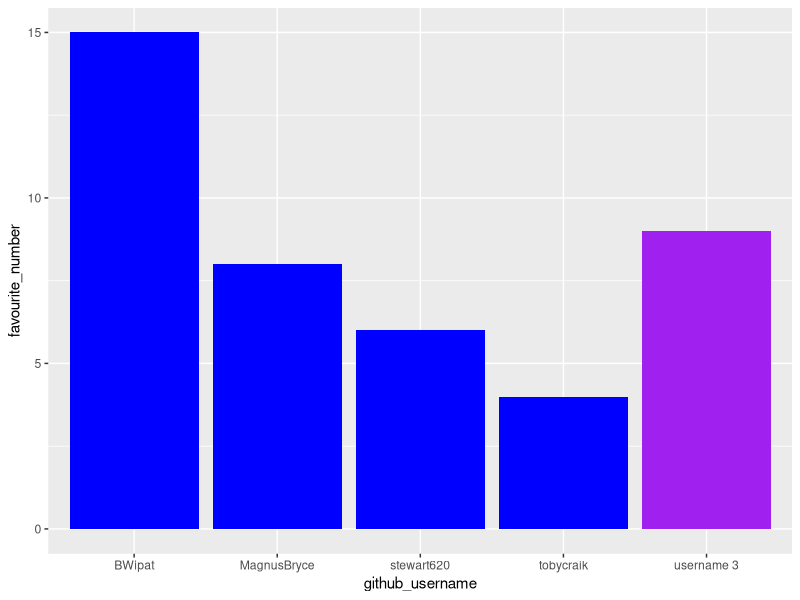
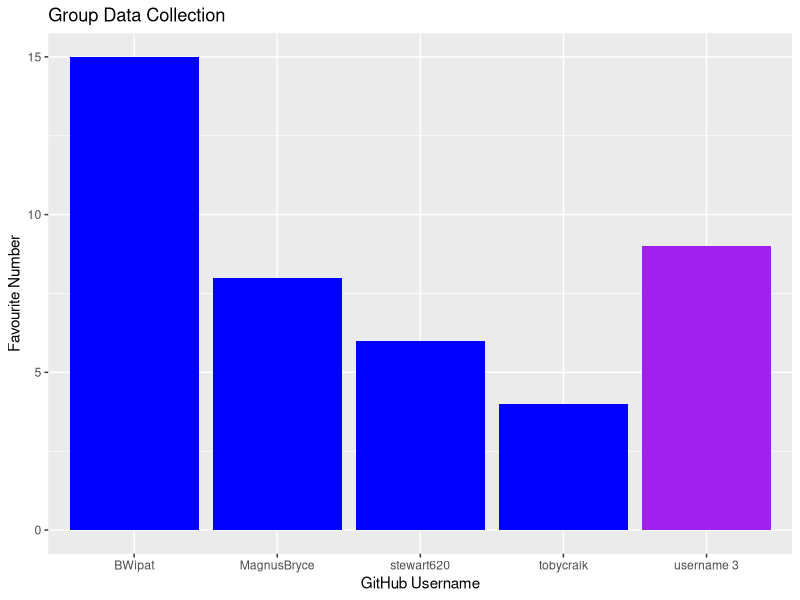
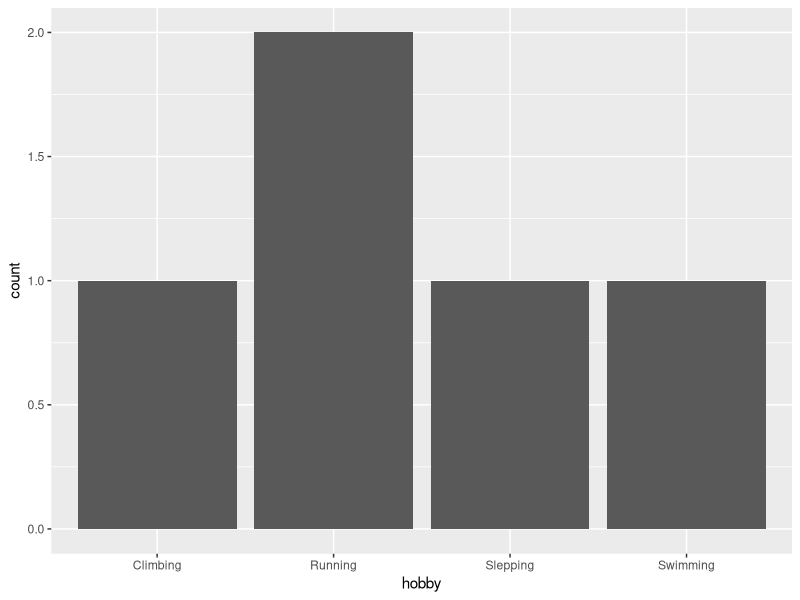

Write the R code that produced these figures, in order.
## ---- chunk 1
library(tidyverse) 
## ---- chunk 2
team_data <- tibble(
  name = c("Toby", "Ben", "Stewart", 
           "Sophie", "Magnus"),
  github_username = c("tobycraik", "BWipat", "stewart620", 
                      "username 3", "MagnusBryce"), 
  colour = c("blue", "blue", "blue", 
             "purple", "blue"),
  hobby = c("Running", "Climbing", "Running", 
            "Slepping", "Swimming"),
  favourite_number = c(4, 15, 6, 9, 8)
  )

team_data
## ---- chunk 3
p1 <- ggplot(data = team_data, 
             mapping = aes(x = github_username, 
                           y = favourite_number,
                           fill = colour), 
             ) +
   geom_col() +
   scale_fill_identity()
p1
## ---- chunk 4
p1 + labs(x = "GitHub Username", 
          y = "Favourite Number",
          title = "Group Data Collection")
## ---- chunk 5
p2 <- ggplot(team_data, aes(x = hobby)) +
  geom_bar()
p2
